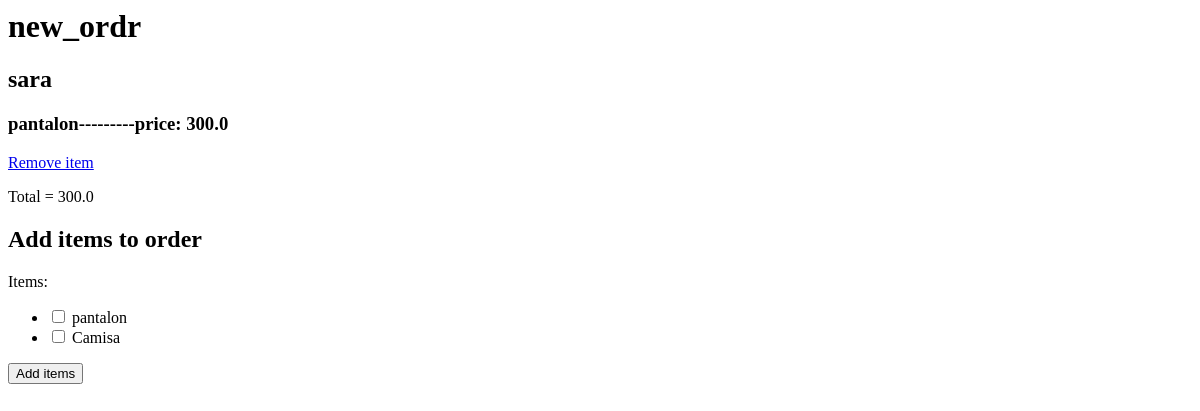
Page /mystore/5/ on the earlier database version.
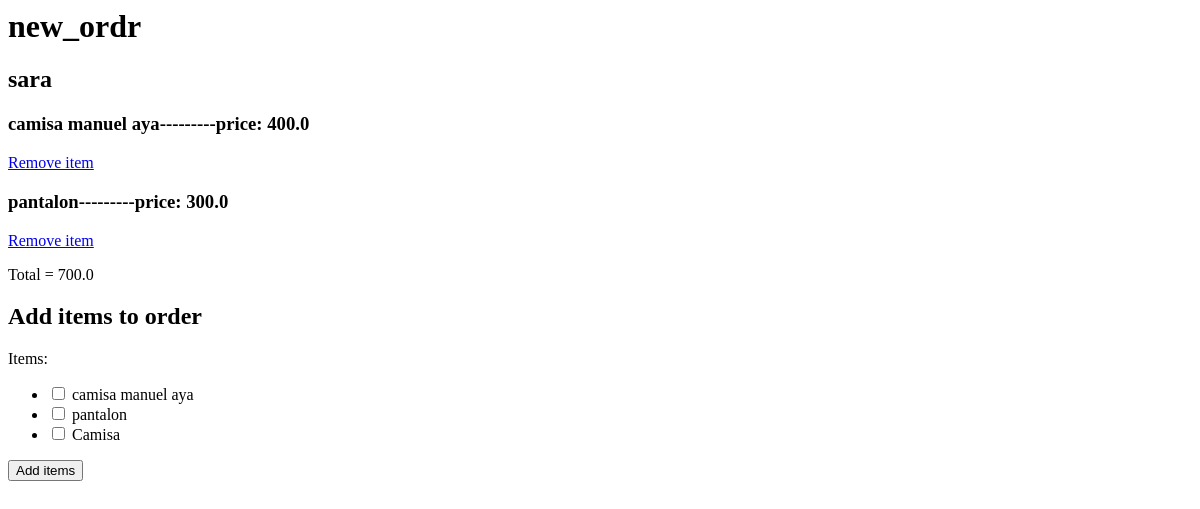
Same page on the later database version.
### mystore/models.py (models this page shows)
class Item(models.Model):
    STATUS_CHOICES = (('outStock', 'OutStock'),
                      ('inStock', 'InStock'),)
    TYPE_CHOICES = (('pants', 'Pants'),
                      ('shirt', 'Shirt'),)
    item_name = models.CharField(max_length=25)
    slug = models.SlugField(max_length=250, unique_for_date='created')
    size = models.CharField(max_length=25)
    price = models.FloatField(default=0)
    item_type = models.CharField(max_length=10,
                                 choices=TYPE_CHOICES,
                                 default='pants')
    quantity = models.IntegerField(default=0)
    created = models.DateTimeField(auto_now_add=True)
    updated = models.DateTimeField(auto_now=True)
    status = models.CharField(max_length=10,
                              choices=STATUS_CHOICES,
                              default='inStock',
                              )
    class Meta:
        ordering = ('-created',)
    def __str__(self):
        return self.item_name

class Order(models.Model):
    order = models.SlugField(max_length=250, unique_for_date='created')
    created = models.DateTimeField(auto_now_add=True)
    client = models.CharField(max_length=25)
    added_by = models.ForeignKey(User, on_delete=models.CASCADE)
    items = models.ManyToManyField('Item')
    def add_items(self):
        return self.items.aggregate(total=models.Sum('price'))['total']

### mystore/views.py (the view)
# urls.py: path('<int:order_id>/', views.detail, name='detail'),
def detail(request, order_id, item_rmv=None):
    order = get_object_or_404(Order, pk=order_id)
    order.items.remove(item_rmv)
    if request.method == 'POST':
        form = SelForm(request.POST or None, instance=order)
        order_items = order.items
        if form.is_valid():
            new_items = form.save(commit=False)
            new_items.items.add(*form.cleaned_data['items'])
            new_items.save()
            return HttpResponseRedirect(reverse('mystore:detail', args=(order.id,)))
    else:
        form = SelForm()
    return render(request, 'mystore/detail.html', {'form': form,
                                                   'order': order},)

### mystore/forms.py
class SelForm(forms.ModelForm):
    class Meta:
        model = Order
        fields = ('items',)
    def __init__(self, *args, **kwargs):
        super(SelForm, self).__init__(*args, **kwargs)
        self.fields["items"].widget = CheckboxSelectMultiple()
        self.fields["items"].queryset = Item.objects.all()

### mystore/templates/mystore/detail.html (shortened to what this page needs)
<h1>{{ order.order }}</h1>
<h2>{{ order.client}}</h2>
{%for item in order.items.all%}
    <h3>{{item.item_name}}---------price: {{ item.price}}</h3>
    <a href="{% url 'mystore:item_removed' order.id item.id %}">Remove item</a>
{% endfor%}
<p>Total = {{ order.add_items }}</p>
<h2>Add items to order</h2>
        <form action="." method="post">
            {{ form.as_p }}
            <p><input type="submit" value="Add items"></p>
        </form>

Differences in the rows shown:
computed for Order "new_ordr": add_items "300.0" → "700.0"
added Item: item_name "camisa manuel aya", price "400.0"
Other differences:
form field items: "☐ ☐" → "☐ ☐ ☐"
text no longer shown: "Items: pantalon Camisa"
text now shown: "Items: camisa manuel aya pantalon Camisa"
